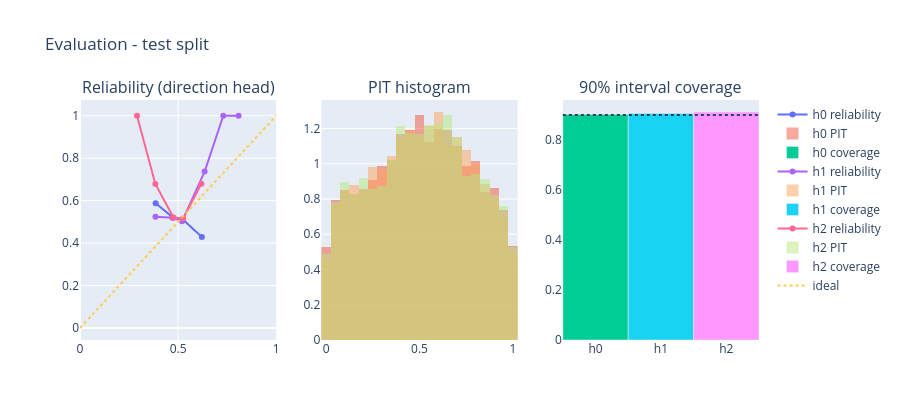

Notebook source saved alongside this figure:
### Code cell
Visualizations.build("eval_report", test, ctx.config).show()

### Figure 1 — Plotly figure (JSON) as saved in the notebook; plotly's stock layout.template omitted (floating-point values rounded to 4 significant figures; data arrays with more than 128 entries replaced by an {"elided": "..."} marker saying what was removed)
{"data": [{"mode": "lines+markers", "name": "h0 reliability", "type": "scatter", "x": [null, null, null, 0.3859, 0.4757, 0.5254, 0.6213, null, null, null], "xaxis": "x", "y": [null, null, null, 0.5882, 0.5193, 0.5103, 0.4286, null, null, null], "yaxis": "y"}, {"histnorm": "probability density", "name": "h0 PIT", "nbinsx": 20, "opacity": 0.5, "type": "histogram", "x": {"elided": "7236 float values"}, "xaxis": "x2", "yaxis": "y2"}, {"name": "h0 coverage", "type": "bar", "x": ["h0"], "xaxis": "x3", "y": [0.9027], "yaxis": "y3"}, {"mode": "lines+markers", "name": "h1 reliability", "type": "scatter", "x": [null, null, null, 0.3848, 0.4713, 0.5201, 0.6354, 0.7305, 0.8083, null], "xaxis": "x", "y": [null, null, null, 0.5246, 0.5198, 0.5027, 0.7368, 1.0, 1.0, null], "yaxis": "y"}, {"histnorm": "probability density", "name": "h1 PIT", "nbinsx": 20, "opacity": 0.5, "type": "histogram", "x": {"elided": "7236 float values"}, "xaxis": "x2", "yaxis": "y2"}, {"name": "h1 coverage", "type": "bar", "x": ["h1"], "xaxis": "x3", "y": [0.9059], "yaxis": "y3"}, {"mode": "lines+markers", "name": "h2 reliability", "type": "scatter", "x": [null, null, 0.2907, 0.3841, 0.4764, 0.5261, 0.6188, null, null, null], "xaxis": "x", "y": [null, null, 1.0, 0.6786, 0.5202, 0.5157, 0.68, null, null, null], "yaxis": "y"}, {"histnorm": "probability density", "name": "h2 PIT", "nbinsx": 20, "opacity": 0.5, "type": "histogram", "x": {"elided": "7236 float values"}, "xaxis": "x2", "yaxis": "y2"}, {"name": "h2 coverage", "type": "bar", "x": ["h2"], "xaxis": "x3", "y": [0.9122], "yaxis": "y3"}, {"line": {"dash": "dot"}, "mode": "lines", "name": "ideal", "type": "scatter", "x": [0, 1], "xaxis": "x", "y": [0, 1], "yaxis": "y"}], "layout": {"annotations": [{"font": {"size": 16}, "showarrow": false, "text": "Reliability (direction head)", "x": 0.1444, "xanchor": "center", "xref": "paper", "y": 1.0, "yanchor": "bottom", "yref": "paper"}, {"font": {"size": 16}, "showarrow": false, "text": "PIT histogram", "x": 0.5, "xanchor": "center", "xref": "paper", "y": 1.0, "yanchor": "bottom", "yref": "paper"}, {"font": {"size": 16}, "showarrow": false, "text": "90% interval coverage", "x": 0.8556, "xanchor": "center", "xref": "paper", "y": 1.0, "yanchor": "bottom", "yref": "paper"}], "barmode": "overlay", "height": 420, "shapes": [{"line": {"dash": "dot"}, "type": "line", "x0": 0, "x1": 1, "xref": "x3 domain", "y0": 0.9, "y1": 0.9, "yref": "y3"}], "title": {"text": "Evaluation - test split"}, "xaxis": {"anchor": "y", "domain": [0.0, 0.2889]}, "xaxis2": {"anchor": "y2", "domain": [0.3556, 0.6444]}, "xaxis3": {"anchor": "y3", "domain": [0.7111, 1.0]}, "yaxis": {"anchor": "x", "domain": [0.0, 1.0]}, "yaxis2": {"anchor": "x2", "domain": [0.0, 1.0]}, "yaxis3": {"anchor": "x3", "domain": [0.0, 1.0]}}}
